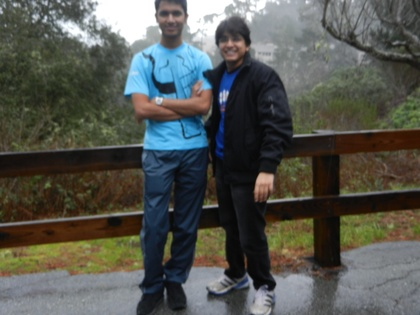
%> input picture DSCN6155.JPG, 420 x 315 px, shrunk from 4000 x 3000 before the run
$ octave sharp_auto_real.m   (GNU Octave 9; MATLAB toolbox functions it lacks are replaced by stand-ins)
%> lines starting %> are read from the running program, lines starting %| are printed output that depends on the picture
%=========================================================================%
% AUTOMATED SHARP SCRIPT : ME354 FINAL PROJECT, AUT 2013
%=========================================================================%

%=========================================================================%
% REPOSITORY INFORMATION

% Developers             : David Manosalvas & Mehul Oswal
% Organization           : Stanford University
% Objective              : Automated image sharpening, sharpness metrics.
% Contact information    : deman@stanford.edu & moswal@stanford.edu
%=========================================================================%

%=========================================================================%
% INPUT OPTIONS
%
% Blurred image and initial guesses for the PSF shape and size.
%
%
% Outputs optimum filter type, sharpened image, and sharpness metrics
%
%
%
%=========================================================================%
%%
clear all; close all; clc
I = mat2gray(rgb2gray(im2double(imread('DSCN6155.jpg'))));
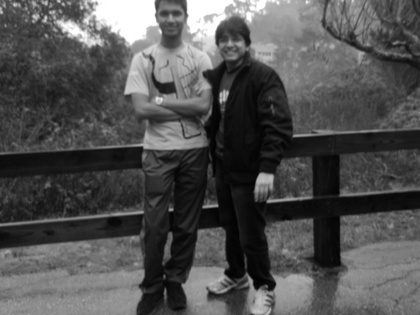
%> I: size 315x420 double; min 0, max 1, mean 0.321
figure, imshow(I)
%%
guess = 9; % disk radius

guess1 = 50; % gaussian size
guess2 = 7; % gaussian sigma

iter = 1; iter_limit=2;

while iter<=iter_limit
for i = 2:4;

    PSF1 = fspecial('disk',guess);
%     PSF2 = zeros(size(PSF1));

    PSF2 = fspecial('gaussian',guess1,guess2);
%     PSF1 = zeros(size(PSF2));

    nrows = max(size(PSF1,1), size(PSF2,1));
    ncols = max(size(PSF1,2), size(PSF2,2));

    row_cen = ceil(nrows./2);
    col_cen = ceil(ncols./2);

    nchannels = size(PSF1,3);

    extendedPSF1 = zeros(nrows,ncols);
    extendedPSF2 = zeros(nrows,ncols);

    % Temporary variables
    a = ceil(size(PSF1,1)./2);
    b = size(PSF1,1)-a;
    aa = ceil(size(PSF1,2)./2);
    bb = size(PSF1,2)-aa;

    c = ceil(size(PSF2,1)./2);
    d = size(PSF2,1)-c;
    cc = ceil(size(PSF2,2)./2);
    dd = size(PSF2,2)-cc;


    extendedPSF1(row_cen-a+1:row_cen+b,col_cen-aa+1:col_cen+bb) = PSF1;
    extendedPSF2(row_cen-c+1:row_cen+d,col_cen-cc+1:col_cen+dd) = PSF2;

    PSF1=extendedPSF1;
    PSF2=extendedPSF2;


    PSF = PSF1+PSF2;
    noise_var = 1e-4;
    estimated_nsr = noise_var / var(I(:));
    %
    psf = PSF;
    var_n = noise_var;
    v = I;

    switch i
        case 1
            filter_type     = 'inverse';
            [u_111,G_111]   = im_filter(v,filter_type,psf,var_n);
            [gradient(i), simind(i), just_noticeable(i)] = ...
                sharpness_metrics(u_111, 0);
        case 2
            filter_type     = 'pseudo_inverse';
            [u_112,G_112]   = im_filter(v,filter_type,psf,var_n);
            [gradient(i), simind(i), just_noticeable(i)] = ...
                sharpness_metrics(u_112, 0);
        case 3
            filter_type     = 'wiener';
            [u_113,G_113]   = im_filter(v,filter_type,psf,var_n);
            [gradient(i), simind(i), just_noticeable(i)] = ...
                sharpness_metrics(u_113, 0);
        case 4
            filter_type     = 'geo_mean';
            [u_114,G_114]   = im_filter(v,filter_type,psf,var_n);
            [gradient(i), simind(i), just_noticeable(i)] = ...
                sharpness_metrics(u_114, 0);
        case 5
            filter_type     = 'least_squares';
            [u_115,G_115]   = im_filter(v,filter_type,psf,var_n);
            [gradient(i), simind(i), just_noticeable(i)] = ...
                sharpness_metrics(u_115, 0);
        otherwise
    end
end

% grad = gradient(2:4);JN=just_noticeable(2:4);
% opt_fil_gra = find(grad == min(grad))+1;
% opt_fil_JN = find(JN==min(JN))+1;

opt_fil_gra = find(gradient == min(gradient));
opt_fil_JN = find(just_noticeable==min(just_noticeable));

% For convergence
grad_inverse(iter) = gradient(1);
grad_pseudoinverse(iter) = gradient(2);
grad_wiener(iter) = gradient(3);
grad_geo_mean(iter) = gradient(4);
%> (the run ends here)

$ run again, with VKvortex.JPG copied over DSCN6155.JPG
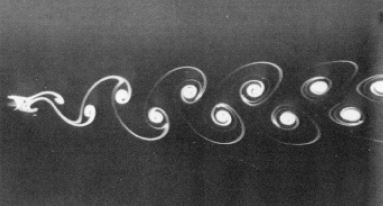
%> input picture VKvortex.JPG, 383 x 206 px
%> `I = mat2gray(rgb2gray(im2double(imread('DSCN6155.jpg'))));`:
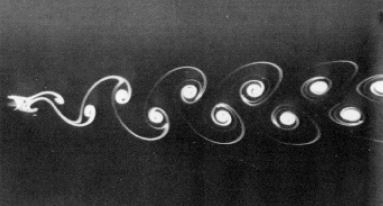
%> I: size 206x383 double; min 0, max 1, mean 0.233
